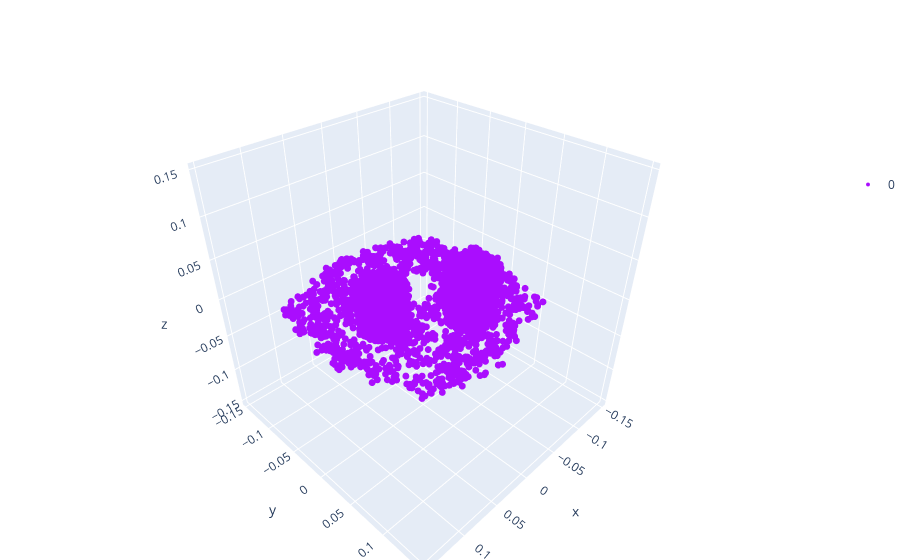

Notebook code for this chart:
### Code cell
# Concatenate points_anchor and points_action, and create a label vector for each point
import numpy as np
from rpad.visualize_3d.plots import pointcloud_fig
from rpad.visualize_3d.plots import segmentation_fig
data = dataset_embedding[6]
points = data["part_pcs"]
print(points.shape)
labels = np.zeros((points.shape[0])).astype(int)

segmentation_fig(
    points,
    labels,
)

### Figure 1 — Plotly figure (JSON) as saved in the notebook; plotly's stock layout.template omitted (floating-point values rounded to 4 significant figures; data arrays with more than 128 entries replaced by an {"elided": "..."} marker saying what was removed)
{"data": [{"marker": {"color": "#AA0DFE", "line": {"width": 0}, "size": 4}, "mode": "markers", "name": "0", "scene": "scene", "type": "scatter3d", "x": {"elided": "4096 float values"}, "y": {"elided": "4096 float values"}, "z": {"elided": "4096 float values"}}], "layout": {"legend": {"x": 1, "y": 0.75}, "margin": {"b": 0, "l": 0, "r": 0, "t": 40}, "scene": {"aspectratio": {"x": 1, "y": 1, "z": 1}, "xaxis": {"nticks": 10, "range": [-0.157, 0.1559]}, "yaxis": {"nticks": 10, "range": [-0.1558, 0.1571]}, "zaxis": {"nticks": 10, "range": [-0.1567, 0.1562]}}, "showlegend": true}}
